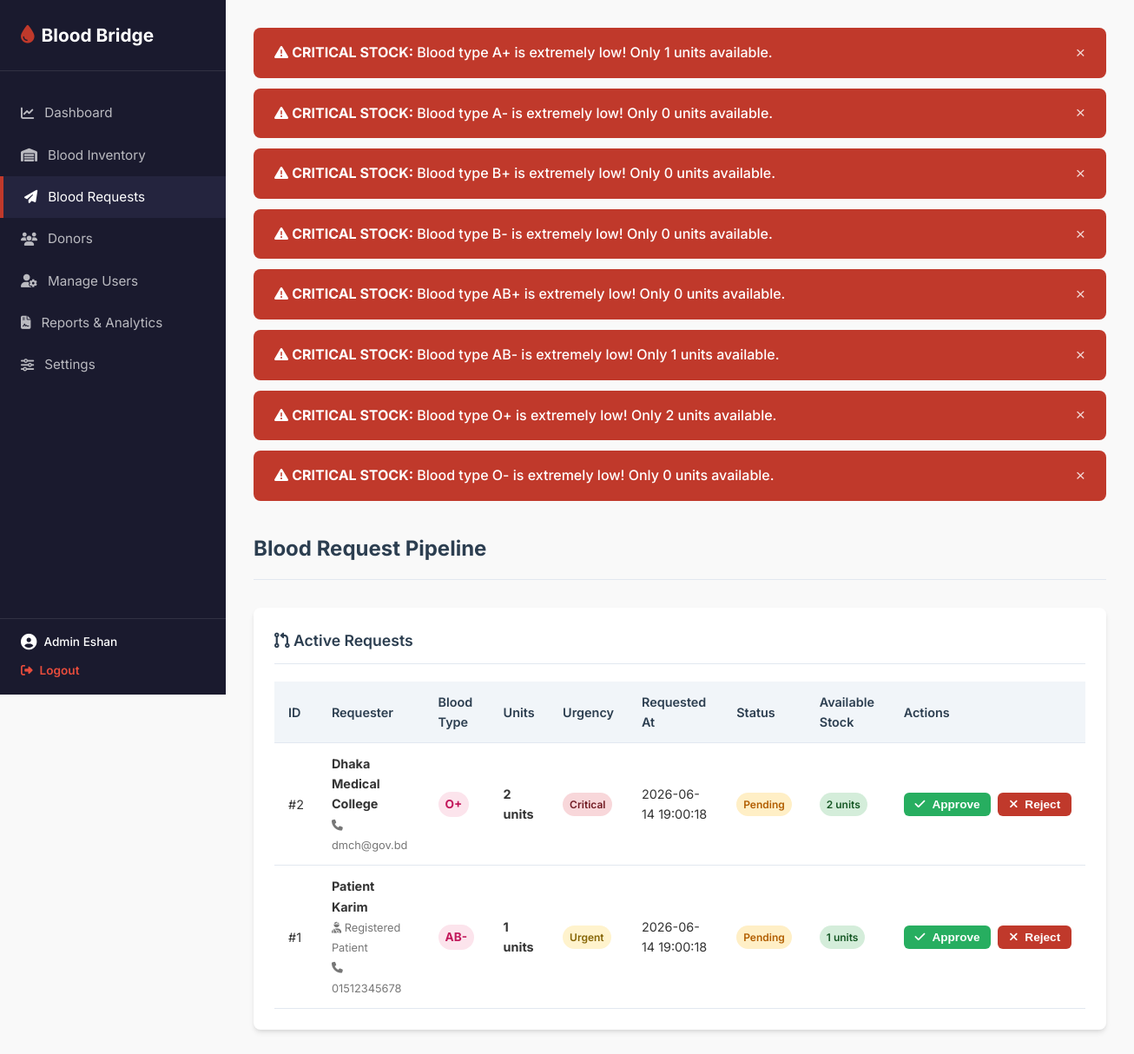
Screenshot of /index.php?route=admin/requests (signed in) with the database file from the repository.
### tables this page shows
CREATE TABLE `alert_config` (
  `blood_type` ENUM('A+', 'A-', 'B+', 'B-', 'AB+', 'AB-', 'O+', 'O-') NOT NULL PRIMARY KEY,
  `critical_threshold` INT NOT NULL DEFAULT 5,
  `warning_threshold` INT NOT NULL DEFAULT 10
);

CREATE TABLE `blood_requests` (
  `request_id` INT AUTO_INCREMENT PRIMARY KEY,
  `requester_name` VARCHAR(100) NOT NULL,
  `requester_contact` VARCHAR(100) NOT NULL,
  `blood_type` ENUM('A+', 'A-', 'B+', 'B-', 'AB+', 'AB-', 'O+', 'O-') NOT NULL,
  `units_needed` INT NOT NULL,
  `urgency` ENUM('normal', 'urgent', 'critical') NOT NULL DEFAULT 'normal',
  `status` ENUM('pending', 'approved', 'fulfilled', 'rejected') NOT NULL DEFAULT 'pending',
  `requested_at` TIMESTAMP DEFAULT CURRENT_TIMESTAMP,
  `processed_by` INT DEFAULT NULL,
  `patient_id` INT DEFAULT NULL,
  `notes` TEXT,
  FOREIGN KEY (`processed_by`) REFERENCES `users` (`user_id`) ON DELETE SET NULL,
  FOREIGN KEY (`patient_id`) REFERENCES `users` (`user_id`) ON DELETE SET NULL
);

### controllers/BaseController.php (called while the page is built, shortened)
<?php
abstract class BaseController {
    public function __construct($pdo) {
        $this->pdo = $pdo;
    }
    protected function render($viewPath, $data = [], $pageTitle = 'Blood Bridge') {
        extract($data);
        include __DIR__ . '/../views/layouts/header.php';
        include __DIR__ . '/../views/' . $viewPath . '.php';
        include __DIR__ . '/../views/layouts/footer.php';
    }
}
?>

### controllers/AdminController.php (called while the page is built, shortened)
<?php
require_once __DIR__ . '/BaseController.php';
require_once __DIR__ . '/../models/InventoryModel.php';
require_once __DIR__ . '/../models/RequestModel.php';
class AdminController extends BaseController {
    private $inventoryModel;
    private $requestModel;
    public function __construct($pdo) {
        $this->inventoryModel = new InventoryModel($pdo);
        $this->requestModel = new RequestModel($pdo);
    }
    public function requests() {
        $msg = '';
        $msg_class = '';
        $data = [
            'msg' => $msg,
            'msg_class' => $msg_class,
            'stocks' => $this->inventoryModel->getAvailableCountsGrouped(),
            'requests' => $this->requestModel->getAllRequests()
        ];
        $this->render('admin/requests', $data, 'Manage Requests');
    }
}
?>

### models/InventoryModel.php (called while the page is built, shortened)
<?php
class InventoryModel {
    private $db;
    public function __construct($pdo) {
        $this->db = $pdo;
    }
    public function getAvailableCountsGrouped() {
        $stmt = $this->db->query("SELECT blood_type, COUNT(*) as count FROM blood_inventory WHERE status = 'available' GROUP BY blood_type");
        $counts = [];
        foreach (['A+', 'A-', 'B+', 'B-', 'AB+', 'AB-', 'O+', 'O-'] as $bt) {
            $counts[$bt] = 0;
        }
        while ($row = $stmt->fetch()) {
            $counts[$row['blood_type']] = (int)$row['count'];
        }
        return $counts;
    }
    public function getAlertConfig() {
        return $this->db->query("SELECT * FROM alert_config")->fetchAll();
    }
}
?>

### models/RequestModel.php (called while the page is built, shortened)
<?php
class RequestModel {
    private $db;
    public function __construct($pdo) {
        $this->db = $pdo;
    }
    public function getAllRequests() {
        $stmt = $this->db->query("
            SELECT r.*, u.name as processor_name, p.name as patient_name
            FROM blood_requests r
            LEFT JOIN users u ON r.processed_by = u.user_id
            LEFT JOIN users p ON r.patient_id = p.user_id
            ORDER BY r.urgency = 'critical' DESC, r.urgency = 'urgent' DESC, r.requested_at DESC
        ");
        return $stmt->fetchAll();
    }
}
?>

### views/admin/requests.php (the view, shortened to what this page needs)
<div class="top-bar">
    <h2>Blood Request Pipeline</h2>
</div>
<div class="panel">
    <div class="panel-header">
        <span class="panel-title"><i class="fa-solid fa-code-pull-request"></i> Active Requests</span>
    </div>
    <div class="table-container">
        <table>
            <thead>
                <tr>
                    <th>ID</th>
                    <th>Requester</th>
                    <th>Blood Type</th>
                    <th>Units</th>
                    <th>Urgency</th>
                    <th>Requested At</th>
                    <th>Status</th>
                    <th>Available Stock</th>
                    <th>Actions</th>
                </tr>
            </thead>
            <tbody>
                <?php if (empty($requests)): ?>
                    <tr><td colspan="9" style="text-align: center; color: var(--text-muted);">No blood requests submitted.</td></tr>
                <?php else: ?>
                    <?php foreach ($requests as $req): ?>
                        <?php
                        $bt = $req['blood_type'];
                        $stock = isset($stocks[$bt]) ? $stocks[$bt] : 0;
                        $low_stock_warning = ($stock < $req['units_needed'] && $req['status'] === 'pending');
                        ?>
                        <tr>
                            <td>#<?= $req['request_id'] ?></td>
                            <td>
                                <strong><?= htmlspecialchars($req['requester_name']) ?></strong>
                                <?php if ($req['patient_id']): ?>
                                    <br><span style="font-size: 0.8rem; color: var(--text-muted);"><i class="fa-solid fa-user-injured"></i> Registered Patient</span>
                                <?php endif; ?>
                                <br><span style="font-size: 0.8rem; color: var(--text-muted);"><i class="fa-solid fa-phone"></i> <?= htmlspecialchars($req['requester_contact']) ?></span>
                            </td>
                            <td><span class="badge badge-normal" style="background-color: #fce4ec; color: #c2185b; font-size: 0.85rem; font-weight: 700;"><?= htmlspecialchars($bt) ?></span></td>
                            <td><strong><?= (int)$req['units_needed'] ?> units</strong></td>
                            <td><span class="badge badge-<?= htmlspecialchars($req['urgency']) ?>"><?= htmlspecialchars(ucfirst($req['urgency'])) ?></span></td>
                            <td><?= htmlspecialchars($req['requested_at']) ?></td>
                            <td>
                                <span class="badge badge-<?= htmlspecialchars($req['status']) ?>">
                                    <?= htmlspecialchars(ucfirst($req['status'])) ?>
                                </span>
                            </td>
                            <td>
                                <span class="badge <?= $stock >= $req['units_needed'] ? 'badge-available' : 'badge-rejected' ?>">
                                    <?= $stock ?> units
                                </span>
                            </td>
                            <td>
                                <?php if ($req['status'] === 'pending'): ?>
                                    <div style="display: flex; gap: 0.5rem;">
                                        <form action="index.php?route=admin/requests" method="POST" onsubmit="return <?= $low_stock_warning ? "confirm('Warning: Available inventory is less than requested. Approve anyway?')" : "true" ?>;">
                                            <button type="submit" class="btn btn-primary" style="padding: 0.4rem 0.8rem; font-size: 0.85rem; background-color: var(--success-color);">
                                                <i class="fa-solid fa-check"></i> Approve
                                            </button>
                                        </form>
                                        <button class="btn btn-secondary" onclick="triggerReject(<?= $req['request_id'] ?>)" style="padding: 0.4rem 0.8rem; font-size: 0.85rem; background-color: var(--danger-color);">
                                            <i class="fa-solid fa-xmark"></i> Reject
                                        </button>
                                    </div>
                                <?php endif; ?>
                            </td>
                        </tr>
                    <?php endforeach; ?>
                <?php endif; ?>
            </tbody>
        </table>
    </div>
</div>

### views/layouts/alert_banner.php (shortened to what this page needs)
<?php
if (isset($_SESSION['role']) && ($_SESSION['role'] === 'admin' || $_SESSION['role'] === 'technician')) {
    require_once __DIR__ . '/../../models/InventoryModel.php';
    try {
        $invModel = new InventoryModel($this->pdo);
        $configs = $invModel->getAlertConfig();
        $stocks = $invModel->getAvailableCountsGrouped();
        echo '<div class="alert-banner-container">';
        foreach ($configs as $config) {
            $bt = $config['blood_type'];
            $count = isset($stocks[$bt]) ? $stocks[$bt] : 0;
            if ($count <= $config['critical_threshold']) {
                echo '<div class="alert-banner critical" data-bloodtype="'.htmlspecialchars($bt).'" data-level="critical">';
                echo '<span><i class="fa-solid fa-triangle-exclamation"></i> <strong>CRITICAL STOCK:</strong> Blood type ' . htmlspecialchars($bt) . ' is extremely low! Only ' . $count . ' units available.</span>';
                echo '<button class="alert-close">&times;</button>';
                echo '</div>';
            }
        }
        echo '</div>';
    } catch (Exception $e) {
    }
}
?>

### assets/css/style.css (style rules this page uses)
:root { --primary-color: #C0392B; --primary-hover: #962D22; --secondary-color: #2C3E50; --bg-color: #F9F9F9; --card-bg: #FFFFFF; --sidebar-bg: #1A1A2E; --sidebar-hover: #24243e; --text-color: #333333; --text-muted: #777777; --border-color: #E2E8F0; --success-color: #27AE60; --warning-color: #F39C12; --danger-color: #C0392B; --shadow: 0 4px 6px -1px rgba(0, 0, 0, 0.1), 0 2px 4px -1px rgba(0, 0, 0, 0.06); --transition: all 0.3s ease; }
* { margin: 0; padding: 0; box-sizing: border-box; }
body { font-family: 'Inter', sans-serif; background-color: var(--bg-color); color: var(--text-color); line-height: 1.6; display: flex; min-height: 100vh; }
.btn { display: inline-flex; align-items: center; justify-content: center; padding: 0.75rem 1.5rem; font-size: 0.95rem; font-weight: 600; border-radius: 6px; border: none; cursor: pointer; transition: var(--transition); text-decoration: none; gap: 0.5rem; }
.btn-primary { background-color: var(--primary-color); color: white; }
.btn-secondary { background-color: var(--secondary-color); color: white; }
.top-bar { display: flex; justify-content: space-between; align-items: center; margin-bottom: 2rem; padding-bottom: 1rem; border-bottom: 1px solid var(--border-color); }
.top-bar h2 { font-size: 1.5rem; color: var(--secondary-color); }
.alert-banner-container { margin-bottom: 1.5rem; }
.alert-banner { display: flex; justify-content: space-between; align-items: center; padding: 1rem 1.5rem; border-radius: 8px; margin-bottom: 0.75rem; color: white; font-weight: 500; animation: slideIn 0.3s ease-out; }
.alert-banner.critical { background-color: #C0392B; }
.alert-close { background: transparent; border: none; color: white; cursor: pointer; font-size: 1.2rem; display: flex; align-items: center; opacity: 0.8; transition: var(--transition); }
.panel { background-color: var(--card-bg); border-radius: 8px; padding: 1.5rem; box-shadow: var(--shadow); margin-bottom: 1.5rem; }
.panel-header { display: flex; justify-content: space-between; align-items: center; margin-bottom: 1.25rem; border-bottom: 1px solid var(--border-color); padding-bottom: 0.75rem; }
.panel-title { font-size: 1.1rem; font-weight: 600; color: var(--secondary-color); }
.table-container { width: 100%; overflow-x: auto; }
table { width: 100%; border-collapse: collapse; text-align: left; font-size: 0.9rem; }
th, td { padding: 0.75rem 1rem; border-bottom: 1px solid var(--border-color); }
th { background-color: #F1F5F9; color: var(--secondary-color); font-weight: 600; cursor: pointer; user-select: none; }
.badge { display: inline-block; padding: 0.25rem 0.5rem; font-size: 0.75rem; font-weight: 600; border-radius: 50px; text-align: center; }
.badge-pending { background-color: #FFEFC6; color: #B25E00; }
.badge-available { background-color: #D4EDDA; color: #155724; }
.badge-normal { background-color: #E2E3E5; color: #383D41; }
.badge-urgent { background-color: #FFF3CD; color: #856404; }
.badge-critical { background-color: #F8D7DA; color: #721C24; }

### rows the page displays
alert_config: blood_type "A+", blood_type "1"
alert_config: blood_type "A-", blood_type "0"
alert_config: blood_type "B+", blood_type "0"
alert_config: blood_type "B-", blood_type "0"
alert_config: blood_type "AB+", blood_type "0"
alert_config: blood_type "AB-", blood_type "1"
alert_config: blood_type "O+", blood_type "2"
alert_config: blood_type "O-", blood_type "0"
blood_requests: request_id "2", requester_name "Dhaka Medical College", requester_contact "dmch@gov.bd", blood_type "O+", units_needed "2", urgency "Critical", requested_at "2026-06-14 19:00:18", status "Pending", blood_type "2"
blood_requests: request_id "1", requester_name "Patient Karim", shows "Registered Patient", requester_contact "01512345678", blood_type "AB-", units_needed "1", urgency "Urgent", requested_at "2026-06-14 19:00:18", status "Pending", blood_type "1"

### other values shown
$user_name "Admin Eshan"
